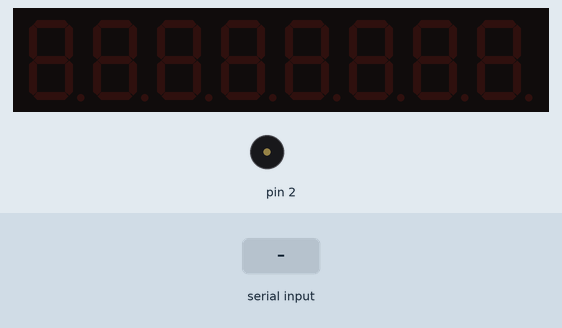
A sketch run on a simulated Arduino Uno, built with avr-gcc and run on an emulated ATmega328P. Parts: 8-digit seven-segment display, buzzer (waves = sounding). The test bench sets the inputs (shaded band).

Above: at 4.2 s.
4.3 s: "R" received over Serial
At 5.3 s:
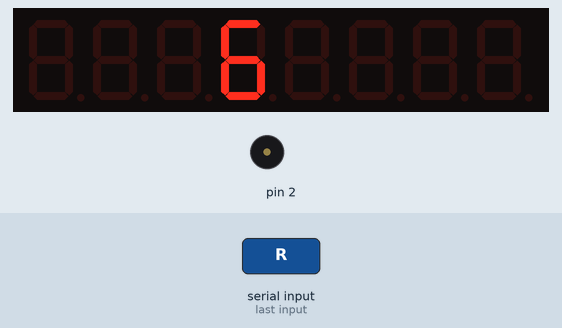
5.8 s: "D" received over Serial
7.3 s: "R" received over Serial
8.8 s: "D" received over Serial
At 10.0 s:
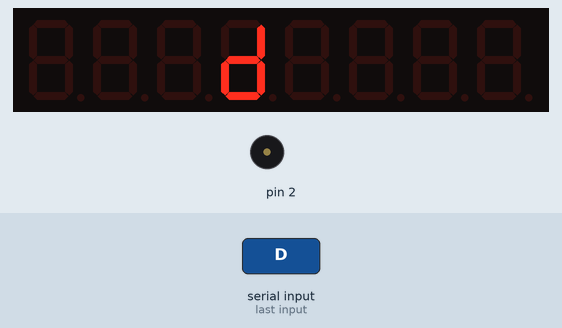
10.3 s: "1" received over Serial
At 10.8 s:
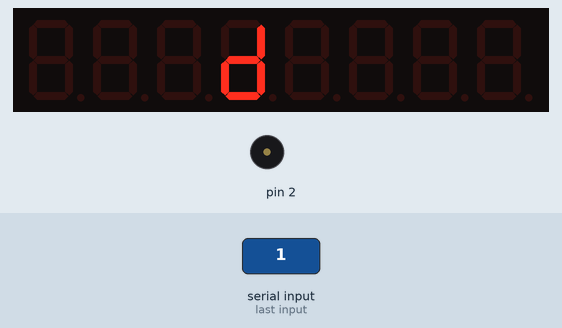
11.8 s: "U" received over Serial
At 12.1 s:
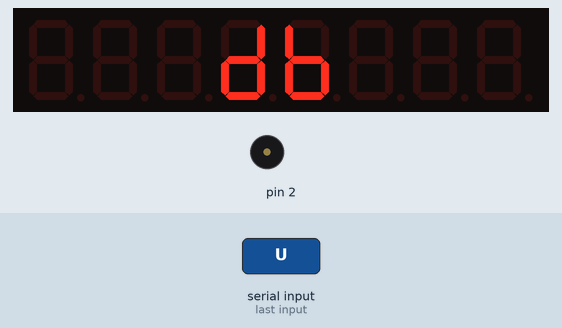
Timing chart, 0 to 14.3 s (numbered marks = the images above; inputs shaded):
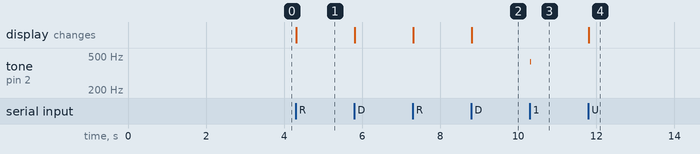

Measured:
- after the input at 4.3 s, the display: changes at once (image 1)
- after the input at 8.8 s, the display: changes at once (image 2)
- after the input at 10.3 s, tone on pin 2: silent → 430 Hz at once, → silent 0.03 s later
- after the input at 11.8 s, the display: changes at once (image 4)

The sketch:

advent-of-code-02b.ino
```cpp
#include "LedControl.h"

int pos = 5;
int digit = 4;

LedControl lcd(12, 11, 10, 1);

void setup() {
    lcd.shutdown(0, false);
    lcd.setIntensity(0,15);
    lcd.clearDisplay(0);
    pinMode(2, OUTPUT);
    delay(3000);
    Serial.begin(1200);
}


//          1  2  3  4  5   6   7   8  9  A   B  C  D
int d[] = {0, 3, 6, 7, 8, 0, 10, 11, 12, 0, 0, 13, 0, 0};
int u[] = {0, 0, 0, 1, 0, 0, 2,   3,  4, 0, 6,  7, 8, 11};
int l[] = {0, 0, 0, 2, 3, 0, 5,   6,  7, 8, 0, 10, 11, 0};
int r[] = {0, 0, 3, 4, 0, 6, 7,   8,  9, 0, 11, 12, 0, 0};

void loop() {
    int next;
    if (Serial.available() > 0) {
        switch(Serial.read()) {
            case 'D': next = d[pos]; break;
            case 'U': next = u[pos]; break;
            case 'L': next = l[pos]; break;
            case 'R': next = r[pos]; break;
            default: next = 0; tone(2, 430, 30); delay(30); digit--;
        }
        if (next) {
            pos = next;
            lcd.setDigit(0, digit, pos, false);
            digitalWrite(2, HIGH);
            delay(5);
            digitalWrite(2, LOW);
            delay(5);
        }
        if (digit == -1) {
             for(;;) {
                  tone(2, 430, 300);
                  delay(300);
                  lcd.setIntensity(0, 2);
                  delay(300);
                  lcd.setIntensity(0, 15);
             }
        }
    }
}
```
